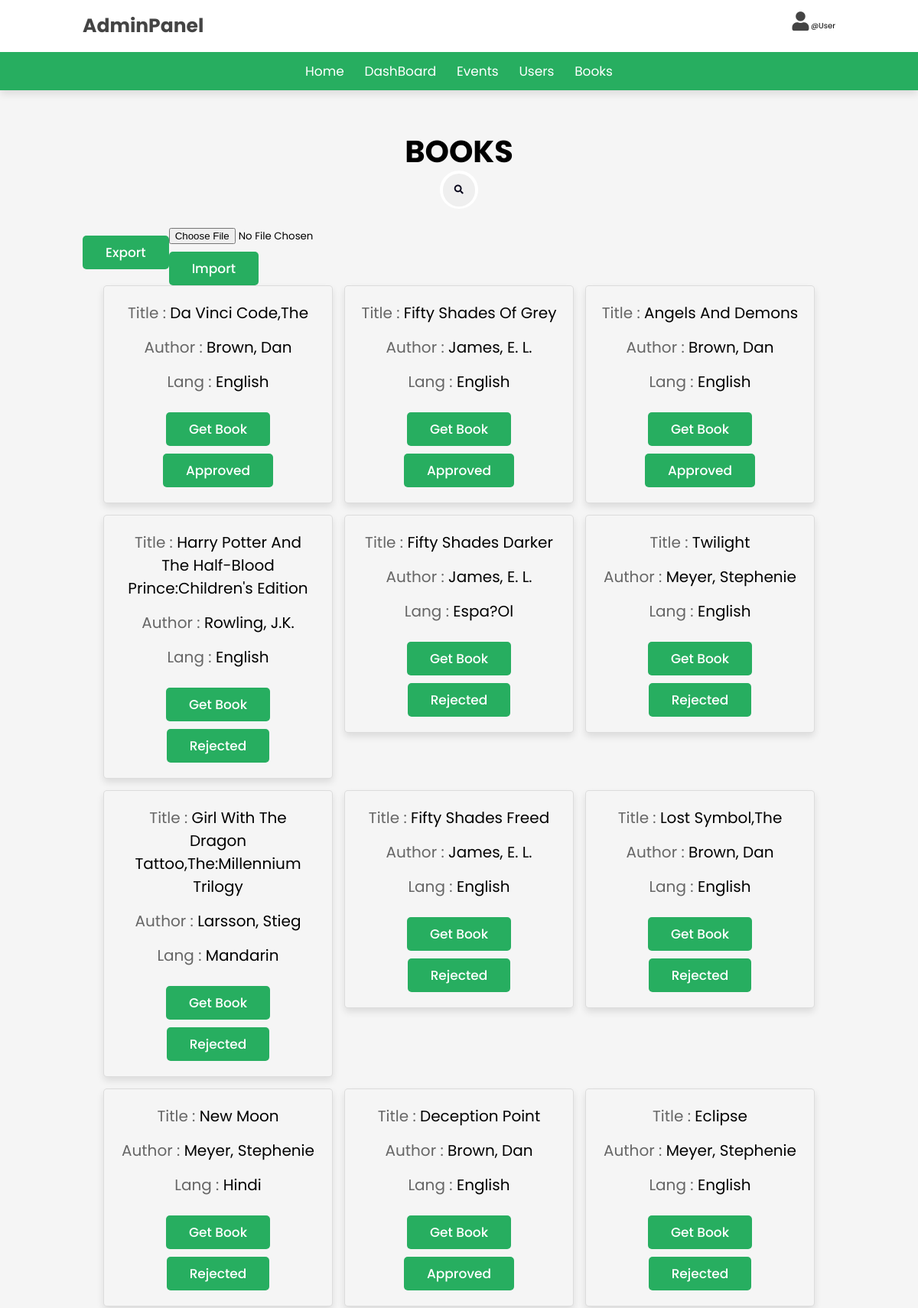
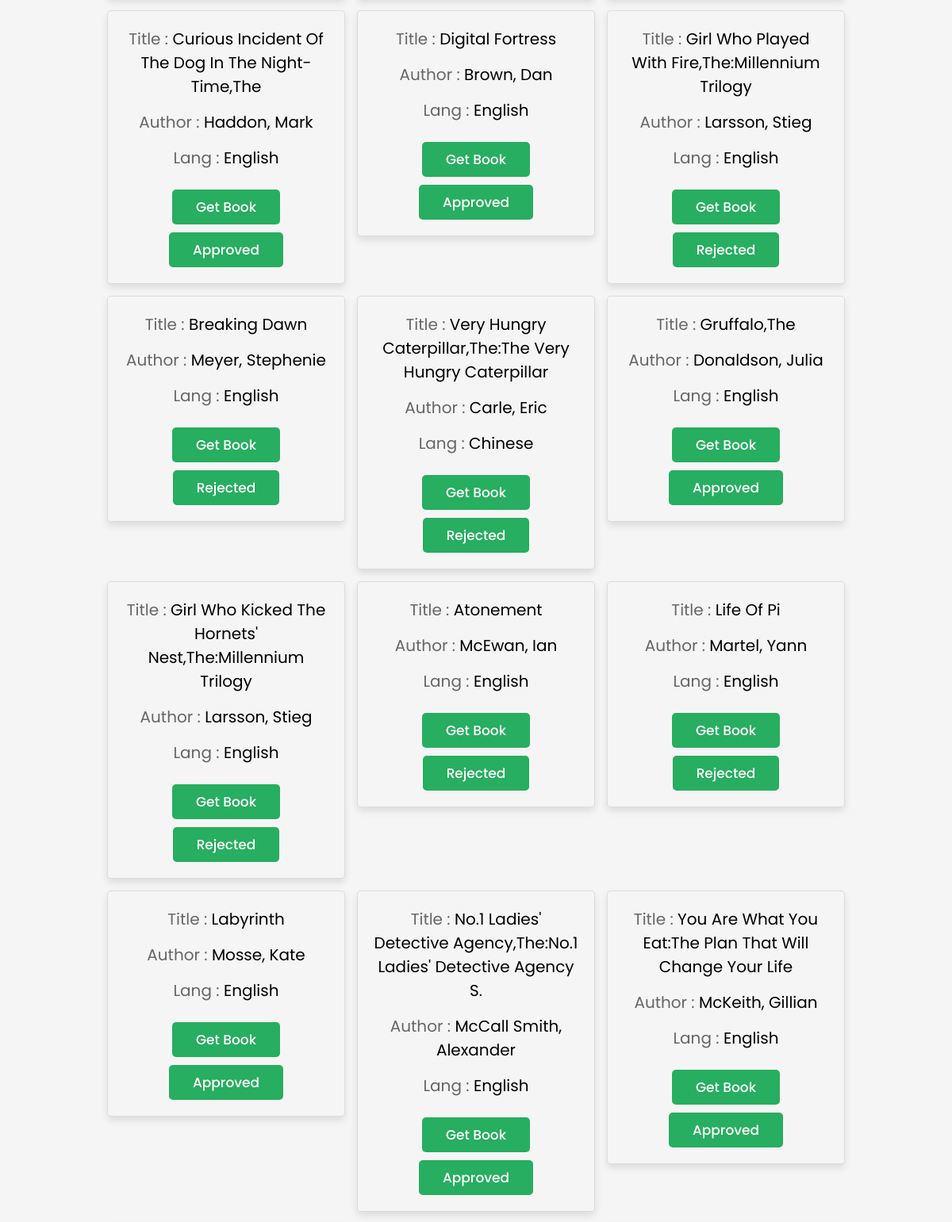
The app's page /admin/admin_books.php (upper part) with its own data (2 pictures, top to bottom).
### tables this page shows
CREATE TABLE `books` (
  `BookID` int(11) NOT NULL,
  `Downloads` varchar(11) NOT NULL DEFAULT '0',
  `Author` varchar(50) DEFAULT NULL,
  `Title` varchar(100) NOT NULL,
  `Year` varchar(100) NOT NULL,
  `Genre` mediumtext NOT NULL,
  `Description` longtext NOT NULL,
  `Publisher` varchar(80) NOT NULL,
  `Language` varchar(50) NOT NULL,
  `Cover` varchar(100) NOT NULL,
  `Uploaded_On` datetime NOT NULL DEFAULT current_timestamp(),
  `UserID` int(11) NOT NULL,
  `Price` int(11) NOT NULL,
  `Likes` mediumint(9) NOT NULL DEFAULT 0,
  `Dislikes` mediumint(9) NOT NULL DEFAULT 0,
  `Book` varchar(255) NOT NULL,
  `Status` varchar(10) NOT NULL DEFAULT 'pending',
  `ID` int(11) NOT NULL,
  `ApporvedBy` int(11) NOT NULL
);

### admin/search.php (called while the page is built, shortened)
<?php
    $user = $_GET['user'] ?? '';
    $event = $_GET['event'] ?? '';
    $book = $_GET['book'] ?? '';
    if($event){
        $select_events = mysqli_query($db, "SELECT * FROM event WHERE NAME LIKE '%$event%' order by NAME ASC") or die("query failed");
    }
    else if($user){
        $select_users = mysqli_query($db, "SELECT * FROM user WHERE UserName LIKE '%$user%' order by UserName ASC") or die("query failed");
    }
    else if($book){
        $select_books = mysqli_query($db, "SELECT * FROM books WHERE (Title LIKE '%$book%') OR  (Genre LIKE '%$book%') OR (Author LIKE '%$book%') OR (Language LIKE '%$book%')
         order by Title ASC") or die("query failed");
    }
    else{
        $select_books = mysqli_query($db, "SELECT * FROM books") or die("query failed");
    }

### admin/admin_books.php (the view, shortened to what this page needs)
<?php
include '../config/dbconfig.php';
include '../inc/admin-nav.php';
?>
<!DOCTYPE html>
<html lang="en">
<head>
   <link rel="stylesheet" href="https://cdnjs.cloudflare.com/ajax/libs/font-awesome/6.0.0/css/all.min.css">
   <link rel="stylesheet" href="../css/admin_style.css">
   <link rel="stylesheet" href="../css/style.css">
   <link rel="stylesheet" href="https://cdnjs.cloudflare.com/ajax/libs/font-awesome/5.15.3/css/all.min.css">
</head>
<body>
<section class="users">
   <h1 class="title" style="color:black"> Books </h1>
<form action="" class="search-form" method="GET">
          <button type=submit class="fa fa-search"></button>
</form>
<div class="export_import">
   <form action="" method="post">
   <button class=btn type="submit" name="export_book">Export</button>
   </form>
   <?php
      include "import books.php";
   ?>
</div>
   <div class="box-container">
      <?php
        include "search.php";
         while($fetch_books = mysqli_fetch_assoc($select_books)){
      ?>
      <div class="box">
         <p> Title : <a href="../public/Desc.php?bookid=<?php ECHO $fetch_books['BookID'];  ?>"><span  style="color:black"><?php echo $fetch_books['Title']; ?></span></a> </p>
         <p> Author : <span  style="color:black">   <?php echo $fetch_books['Author']; ?></span> </p>
         <p> Lang : <span style="color:black"><?php echo $fetch_books['Language']; ?></span> </p>
         <a href="<?php echo $fetch_books["Book"]?>" class="btn">Get Book</a>
         <a href="admin_books.php?delete=<?php echo $fetch_books['BookID']; ?>" onclick="return confirm('Make Changes to <?php echo $fetch_books['Title']; ?>')" class="btn"><?php echo $fetch_books['Status']; ?></a>
      </div>
      <?php
         };
      ?>
   </div>
</section>
<?php
include '../inc/footer.php';
?>
</body>
</html>

### css/style.css (style rules this page uses)
:root { --green: #27ae60; --dark-color: #219150; --black: #444; --light-color: #666; --border: 0.1rem solid rgba(0, 0, 0, 0.1); --border-hover: 0.1rem solid var(--black); --box-shadow: 0 0.5rem 1rem rgba(0, 0, 0, 0.1); }
* { font-family: "Poppins", sans-serif; margin: 0; padding: 0; box-sizing: border-box; outline: none; border: none; text-decoration: none; text-transform: capitalize; transition: all 0.2s linear; transition: width none; }
html { font-size: 62.5%; overflow-x: hidden; scroll-padding-top: 5rem; scroll-behavior: smooth; }
section { padding: 5rem 9%; }
.btn { margin-top: 1rem; display: inline-block; padding: 0.9rem 3rem; border-radius: 0.5rem; color: #fff; background: var(--green); font-size: 1.7rem; cursor: pointer; font-weight: 500; }

### css/admin_style.css (style rules this page uses)
:root { --purple:#27ae60; --green: #27ae60; --red:#c0392b; --orange:#f39c12; --black:#333; --white:#f5f5f5; --light-color:#665; --light-white:#ccc; --light-bg:#f5f5f5; --border:.1rem solid var(--black); --box-shadow:0 .5rem 1rem rgba(5,0,0,.1); }
* { font-family: 'Rubik', sans-serif; margin:0; padding:0; box-sizing: border-box; outline: none; border:none; text-decoration: none; transition:all .2s linear; }
html { font-size: 62.5%; overflow-x: hidden; }
body { background-color: var(--light-bg); }
section { padding:3rem 2rem; }
.title { text-align: center; margin-bottom: 2rem; text-transform: uppercase; color:var(--white); font-size: 4rem; }
.export_import { display:grid; }
.btn, .option-btn, .delete-btn, .white-btn { display: inline-block; margin-top: 1rem; padding:1rem 3rem; cursor: pointer; color:var(--white); font-size: 1.8rem; border-radius: .5rem; text-transform: capitalize; }
.white-btn, .btn { background-color: var(--purple); }
.users .box-container { display: grid; grid-template-columns: repeat(auto-fit, 30rem); justify-content: center; gap:1.5rem; max-width: 1200px; margin:0 auto; align-items: flex-start; }
.users .box-container .box { background-color: var(--white); padding:2rem; border:var(--border); box-shadow: var(--box-shadow); border-radius: .5rem; text-align: center; }
.users .box-container .box p { padding-bottom: 1.5rem; font-size: 2rem; color:var(--light-color); }
.users .box-container .box p span { color:var(--white); }

### css/footer.css (style rules this page uses)
.box-container { display: flex; }

### admin/admin_books.php (style rules this page uses)
.export_import { display:flex; }
.search-form { position: relative; top: 50%; left: 50%; transform: translate(-50%,-50%); transition: all 1s; width: 50px; height: 50px; background: white; box-sizing: border-box; border-radius: 25px; border: 4px solid white; padding: 5px; }
.fa { box-sizing: border-box; padding: 10px; width: 42.5px; height: 42.5px; position: absolute; top: 0; right: 0; border-radius: 50%; color: #07051a; text-align: center; font-size: 1.2em; transition: all 1s; }

### records on screen
books: Title "Da Vinci Code,The", Author "Brown, Dan", Language "English", Status "Approved"
books: Title "Fifty Shades Of Grey", Author "James, E. L.", Language "English", Status "Approved"
books: Title "Angels And Demons", Author "Brown, Dan", Language "English", Status "Approved"
books: Title "Harry Potter And The Half-Blood Prince:Children's Edition", Author "Rowling, J.K.", Language "English", Status "Rejected"
books: Title "Fifty Shades Darker", Author "James, E. L.", Language "Espa?ol", Status "Rejected"
books: Title "Twilight", Author "Meyer, Stephenie", Language "English", Status "Rejected"
books: Title "Girl With The Dragon Tattoo,The:Millennium Trilogy", Author "Larsson, Stieg", Language "Mandarin", Status "Rejected"
books: Title "Fifty Shades Freed", Author "James, E. L.", Language "English", Status "Rejected"
books: Title "Lost Symbol,The", Author "Brown, Dan", Language "English", Status "Rejected"
books: Title "New Moon", Author "Meyer, Stephenie", Language "Hindi", Status "Rejected"
books: Title "Deception Point", Author "Brown, Dan", Language "English", Status "Approved"
books: Title "Eclipse", Author "Meyer, Stephenie", Language "English", Status "Rejected"
books: Title "Curious Incident Of The Dog In The Night-Time,The", Author "Haddon, Mark", Language "English", Status "Approved"
books: Title "Digital Fortress", Author "Brown, Dan", Language "English", Status "Approved"
books: Title "Girl Who Played With Fire,The:Millennium Trilogy", Author "Larsson, Stieg", Language "English", Status "Rejected"
books: Title "Breaking Dawn", Author "Meyer, Stephenie", Language "English", Status "Rejected"
books: Title "Very Hungry Caterpillar,The:The Very Hungry Caterpillar", Author "Carle, Eric", Language "Chinese", Status "Rejected"
books: Title "Gruffalo,The", Author "Donaldson, Julia", Language "English", Status "Approved"
books: Title "Girl Who Kicked The Hornets' Nest,The:Millennium Trilogy", Author "Larsson, Stieg", Language "English", Status "Rejected"
books: Title "Atonement", Author "McEwan, Ian", Language "English", Status "Rejected"
books: Title "Life Of Pi", Author "Martel, Yann", Language "English", Status "Rejected"
books: Title "Labyrinth", Author "Mosse, Kate", Language "English", Status "Approved"
books: Title "No.1 Ladies' Detective Agency,The:No.1 Ladies' Detective Agency S.", Author "McCall Smith, Alexander", Language "English", Status "Approved"
books: Title "You Are What You Eat:The Plan That Will Change Your Life", Author "McKeith, Gillian", Language "English", Status "Approved"
